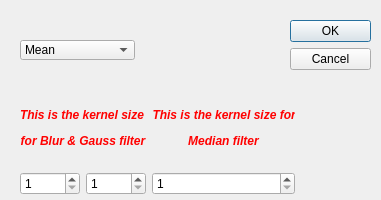
<?xml version="1.0" encoding="UTF-8"?>
<ui version="4.0">
 <class>Dialog</class>
 <widget class="QDialog" name="Dialog">
  <property name="geometry">
   <rect>
    <x>0</x>
    <y>0</y>
    <width>381</width>
    <height>200</height>
   </rect>
  </property>
  <property name="windowTitle">
   <string>Dialog</string>
  </property>
  <widget class="QDialogButtonBox" name="buttonBox">
   <property name="geometry">
    <rect>
     <x>290</x>
     <y>20</y>
     <width>81</width>
     <height>241</height>
    </rect>
   </property>
   <property name="orientation">
    <enum>Qt::Vertical</enum>
   </property>
   <property name="standardButtons">
    <set>QDialogButtonBox::Cancel|QDialogButtonBox::Ok</set>
   </property>
  </widget>
  <widget class="QWidget" name="verticalLayoutWidget_2">
   <property name="geometry">
    <rect>
     <x>152</x>
     <y>90</y>
     <width>143</width>
     <height>105</height>
    </rect>
   </property>
   <layout class="QVBoxLayout" name="verticalLayout_2">
    <item>
     <widget class="QLabel" name="label_2">
      <property name="text">
       <string>&lt;html&gt;&lt;head/&gt;&lt;body&gt;&lt;p align=&quot;center&quot;&gt;&lt;span style=&quot; font-weight:600; font-style:italic; color:#ff0101;&quot;&gt;This is the kernel size for&lt;/span&gt;&lt;/p&gt;&lt;p align=&quot;center&quot;&gt;&lt;span style=&quot; font-weight:600; font-style:italic; color:#ff0101;&quot;&gt;Median filter&lt;/span&gt;&lt;/p&gt;&lt;/body&gt;&lt;/html&gt;</string>
      </property>
     </widget>
    </item>
    <item>
     <layout class="QHBoxLayout" name="horizontalLayout_3">
      <item>
       <widget class="QSpinBox" name="spb_z">
        <property name="minimum">
         <number>1</number>
        </property>
        <property name="singleStep">
         <number>2</number>
        </property>
       </widget>
      </item>
     </layout>
    </item>
   </layout>
  </widget>
  <widget class="QWidget" name="verticalLayoutWidget">
   <property name="geometry">
    <rect>
     <x>20</x>
     <y>90</y>
     <width>126</width>
     <height>105</height>
    </rect>
   </property>
   <layout class="QVBoxLayout" name="verticalLayout">
    <item>
     <widget class="QLabel" name="label">
      <property name="text">
       <string>&lt;html&gt;&lt;head/&gt;&lt;body&gt;&lt;p align=&quot;center&quot;&gt;&lt;span style=&quot; font-weight:600; font-style:italic; color:#ff0101;&quot;&gt;This is the kernel size &lt;/span&gt;&lt;/p&gt;&lt;p align=&quot;center&quot;&gt;&lt;span style=&quot; font-weight:600; font-style:italic; color:#ff0101;&quot;&gt;for Blur &amp;amp; Gauss filter&lt;/span&gt;&lt;/p&gt;&lt;/body&gt;&lt;/html&gt;</string>
      </property>
     </widget>
    </item>
    <item>
     <layout class="QHBoxLayout" name="horizontalLayout_2">
      <item>
       <widget class="QSpinBox" name="spb_x">
        <property name="minimum">
         <number>1</number>
        </property>
       </widget>
      </item>
      <item>
       <widget class="QSpinBox" name="spb_y">
        <property name="minimum">
         <number>1</number>
        </property>
       </widget>
      </item>
     </layout>
    </item>
   </layout>
  </widget>
  <widget class="QComboBox" name="cbox_blur">
   <property name="geometry">
    <rect>
     <x>20</x>
     <y>40</y>
     <width>115</width>
     <height>20</height>
    </rect>
   </property>
   <item>
    <property name="text">
     <string>Mean</string>
    </property>
   </item>
   <item>
    <property name="text">
     <string>Blur</string>
    </property>
   </item>
   <item>
    <property name="text">
     <string>Median</string>
    </property>
   </item>
   <item>
    <property name="text">
     <string>Gauss</string>
    </property>
   </item>
  </widget>
 </widget>
 <resources/>
 <connections>
  <connection>
   <sender>buttonBox</sender>
   <signal>accepted()</signal>
   <receiver>Dialog</receiver>
   <slot>accept()</slot>
   <hints>
    <hint type="sourcelabel">
     <x>248</x>
     <y>254</y>
    </hint>
    <hint type="destinationlabel">
     <x>157</x>
     <y>274</y>
    </hint>
   </hints>
  </connection>
  <connection>
   <sender>buttonBox</sender>
   <signal>rejected()</signal>
   <receiver>Dialog</receiver>
   <slot>reject()</slot>
   <hints>
    <hint type="sourcelabel">
     <x>316</x>
     <y>260</y>
    </hint>
    <hint type="destinationlabel">
     <x>286</x>
     <y>274</y>
    </hint>
   </hints>
  </connection>
 </connections>
</ui>
